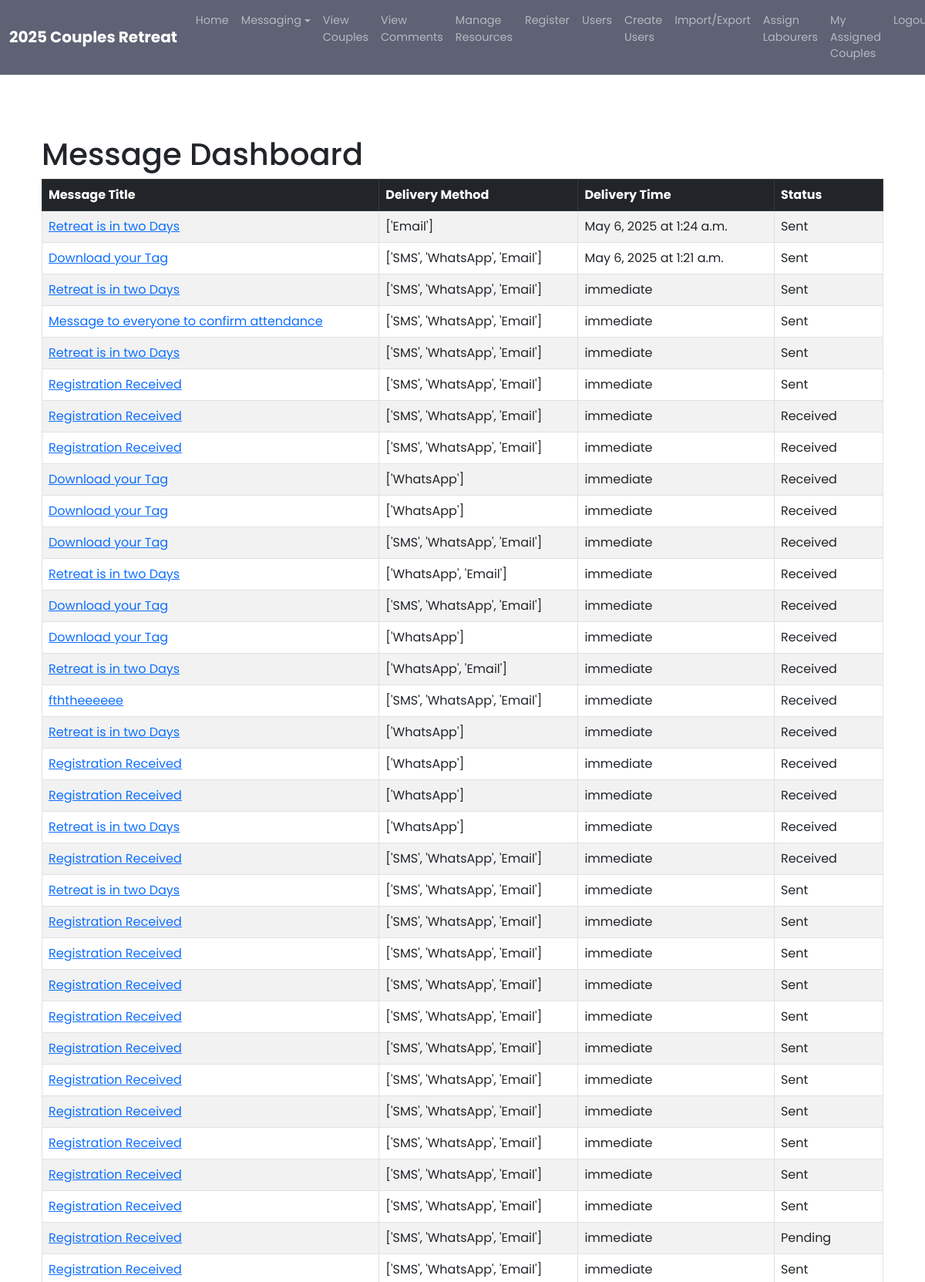
The app's page /messaging_engine/message_dashboard (signed in, upper part) with its own data.
### messaging_engine/models.py (models this page shows, shortened)
class Message(models.Model):
    template = models.ForeignKey('MessageTemplate', on_delete=models.CASCADE)
    delivery_method = models.JSONField()
    delivery_time = models.CharField(max_length=20)
    schedule_date = models.DateField(null=True, blank=True)
    schedule_time = models.TimeField(null=True, blank=True)
    recipients = models.ManyToManyField(Recipient, related_name='messages')
    status = models.CharField(max_length=20, default='Pending')
    created_at = models.DateTimeField(auto_now_add=True)
    updated_at = models.DateTimeField(auto_now=True)

class MessageTemplate(models.Model):
    id = models.AutoField(primary_key=True)
    title = models.CharField(max_length=225)
    subject = models.CharField(max_length=225)
    content_sms = models.TextField(blank=True, null=True)
    content_email_whatsapp = models.TextField(blank=True, null=True)
    created_at = models.DateTimeField(auto_now_add=True)
    updated_at = models.DateTimeField(auto_now=True)

### messaging_engine/views.py (the view)
# urls.py: path("message_dashboard", views.message_dashboard, name="message_dashboard"),
@superuser_required
def message_dashboard(request):
    messages_initiated = Message.objects.all().order_by('-created_at')
    context = {
        "messages_initiated": messages_initiated,
    }
    return render(request, 'message_dashboard.html', context)

### messaging_engine/views.py (called while the page is built)
def superuser_required(view_func):
    @wraps(view_func)
    def _wrapped_view(request, *args, **kwargs):
        if not request.user.is_authenticated or not request.user.is_superuser:
            messages.warning(request, "You do not have permission to access this page.")
            return redirect('admin_login')
        return view_func(request, *args, **kwargs)
    return _wrapped_view

### messaging_engine/templates/message_dashboard.html
{% extends 'base.html' %}
{% block content %}
    <br/><br/><br/><br/>
    <div class="container">
        <h1>Message Dashboard</h1>
        <table class="table table-Secondary table-striped table-hover table-bordered">
            <thead class="table-dark">
                <tr>
                    <th>Message Title</th>
                    <th>Delivery Method</th>
                    <th>Delivery Time</th>
                    <th>Status</th>
                </tr>
            </thead>
            <tbody>
                {% for message in messages_initiated %}
                    <tr>
                        <td><a href="{% url 'message_detail' message.id %}">{{ message.template.title }}</a></td>
                        <td>{{ message.delivery_method }}</td>
                        {% if message.delivery_time == "scheduled" %}
                            <td>{{ message.schedule_date }} at {{ message.schedule_time }}</td>
                        {% else %}
                            <td>{{ message.delivery_time }}</td>
                        {% endif %}
                        <td>{{ message.status }}</td>
                    </tr>
                {% endfor %}
            </tbody>
        </table>
    </div>
{% endblock %}

### website/templates/base.html (style rules this page uses)
html, body { height: 100%; margin: 0; font-family: 'Poppins', sans-serif; }
body { display: flex; flex-direction: column; padding-top: 56px; }

### records on screen
Message: template "Retreat is in two Days", delivery_method "['Email']", schedule_date "May 6, 2025", schedule_time "1:24 a.m.", status "Sent"
Message: template "Download your Tag", delivery_method "['SMS', 'WhatsApp', 'Email']", schedule_date "May 6, 2025", schedule_time "1:21 a.m.", status "Sent"
Message: template "Retreat is in two Days", delivery_method "['SMS', 'WhatsApp', 'Email']", delivery_time "immediate", status "Sent"
Message: template "Message to everyone to confirm attendance", delivery_method "['SMS', 'WhatsApp', 'Email']", delivery_time "immediate", status "Sent"
Message: template "Retreat is in two Days", delivery_method "['SMS', 'WhatsApp', 'Email']", delivery_time "immediate", status "Sent"
Message: template "Registration Received", delivery_method "['SMS', 'WhatsApp', 'Email']", delivery_time "immediate", status "Sent"
Message: template "Registration Received", delivery_method "['SMS', 'WhatsApp', 'Email']", delivery_time "immediate", status "Received"
Message: template "Registration Received", delivery_method "['SMS', 'WhatsApp', 'Email']", delivery_time "immediate", status "Received"
Message: template "Download your Tag", delivery_method "['WhatsApp']", delivery_time "immediate", status "Received"
Message: template "Download your Tag", delivery_method "['WhatsApp']", delivery_time "immediate", status "Received"
Message: template "Download your Tag", delivery_method "['SMS', 'WhatsApp', 'Email']", delivery_time "immediate", status "Received"
Message: template "Retreat is in two Days", delivery_method "['WhatsApp', 'Email']", delivery_time "immediate", status "Received"
Message: template "Download your Tag", delivery_method "['SMS', 'WhatsApp', 'Email']", delivery_time "immediate", status "Received"
Message: template "Download your Tag", delivery_method "['WhatsApp']", delivery_time "immediate", status "Received"
Message: template "Retreat is in two Days", delivery_method "['WhatsApp', 'Email']", delivery_time "immediate", status "Received"
Message: template "fththeeeeee", delivery_method "['SMS', 'WhatsApp', 'Email']", delivery_time "immediate", status "Received"
Message: template "Retreat is in two Days", delivery_method "['WhatsApp']", delivery_time "immediate", status "Received"
Message: template "Registration Received", delivery_method "['WhatsApp']", delivery_time "immediate", status "Received"
Message: template "Registration Received", delivery_method "['WhatsApp']", delivery_time "immediate", status "Received"
Message: template "Retreat is in two Days", delivery_method "['WhatsApp']", delivery_time "immediate", status "Received"
Message: template "Registration Received", delivery_method "['SMS', 'WhatsApp', 'Email']", delivery_time "immediate", status "Received"
Message: template "Retreat is in two Days", delivery_method "['SMS', 'WhatsApp', 'Email']", delivery_time "immediate", status "Sent"
Message: template "Registration Received", delivery_method "['SMS', 'WhatsApp', 'Email']", delivery_time "immediate", status "Sent"
Message: template "Registration Received", delivery_method "['SMS', 'WhatsApp', 'Email']", delivery_time "immediate", status "Sent"
Message: template "Registration Received", delivery_method "['SMS', 'WhatsApp', 'Email']", delivery_time "immediate", status "Sent"
Message: template "Registration Received", delivery_method "['SMS', 'WhatsApp', 'Email']", delivery_time "immediate", status "Sent"
Message: template "Registration Received", delivery_method "['SMS', 'WhatsApp', 'Email']", delivery_time "immediate", status "Sent"
Message: template "Registration Received", delivery_method "['SMS', 'WhatsApp', 'Email']", delivery_time "immediate", status "Sent"
Message: template "Registration Received", delivery_method "['SMS', 'WhatsApp', 'Email']", delivery_time "immediate", status "Sent"
Message: template "Registration Received", delivery_method "['SMS', 'WhatsApp', 'Email']", delivery_time "immediate", status "Sent"
Message: template "Registration Received", delivery_method "['SMS', 'WhatsApp', 'Email']", delivery_time "immediate", status "Sent"
Message: template "Registration Received", delivery_method "['SMS', 'WhatsApp', 'Email']", delivery_time "immediate", status "Sent"
Message: template "Registration Received", delivery_method "['SMS', 'WhatsApp', 'Email']", delivery_time "immediate", status "Pending"
Message: template "Registration Received", delivery_method "['SMS', 'WhatsApp', 'Email']", delivery_time "immediate", status "Sent"
